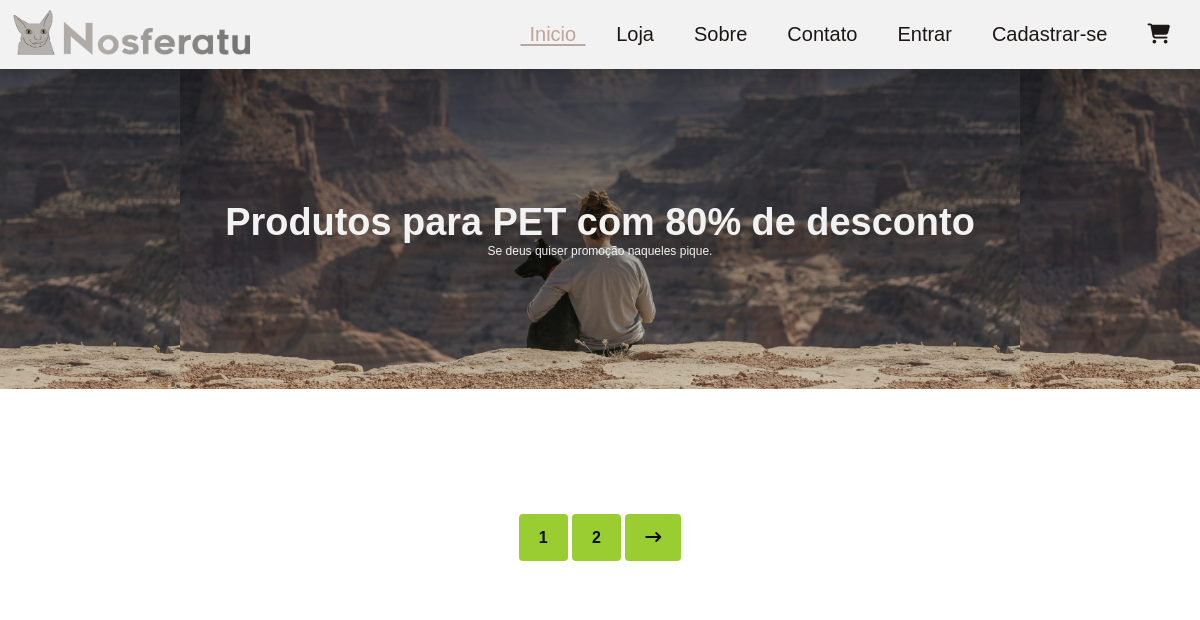
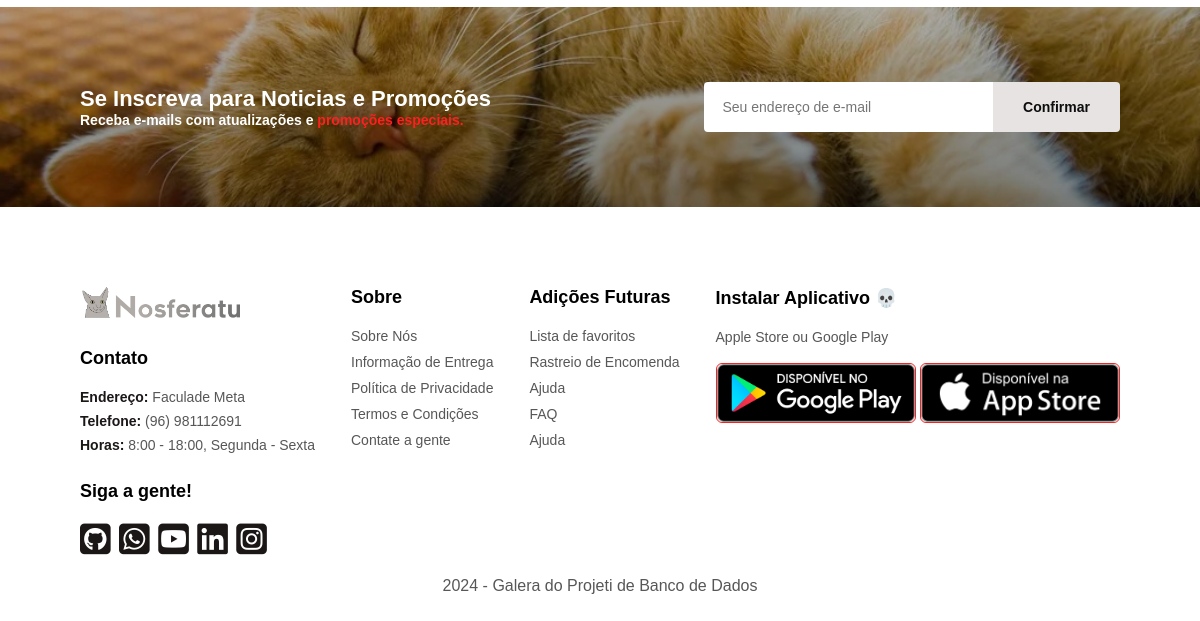
The app's page /shop, older data (2 pictures, top to bottom).
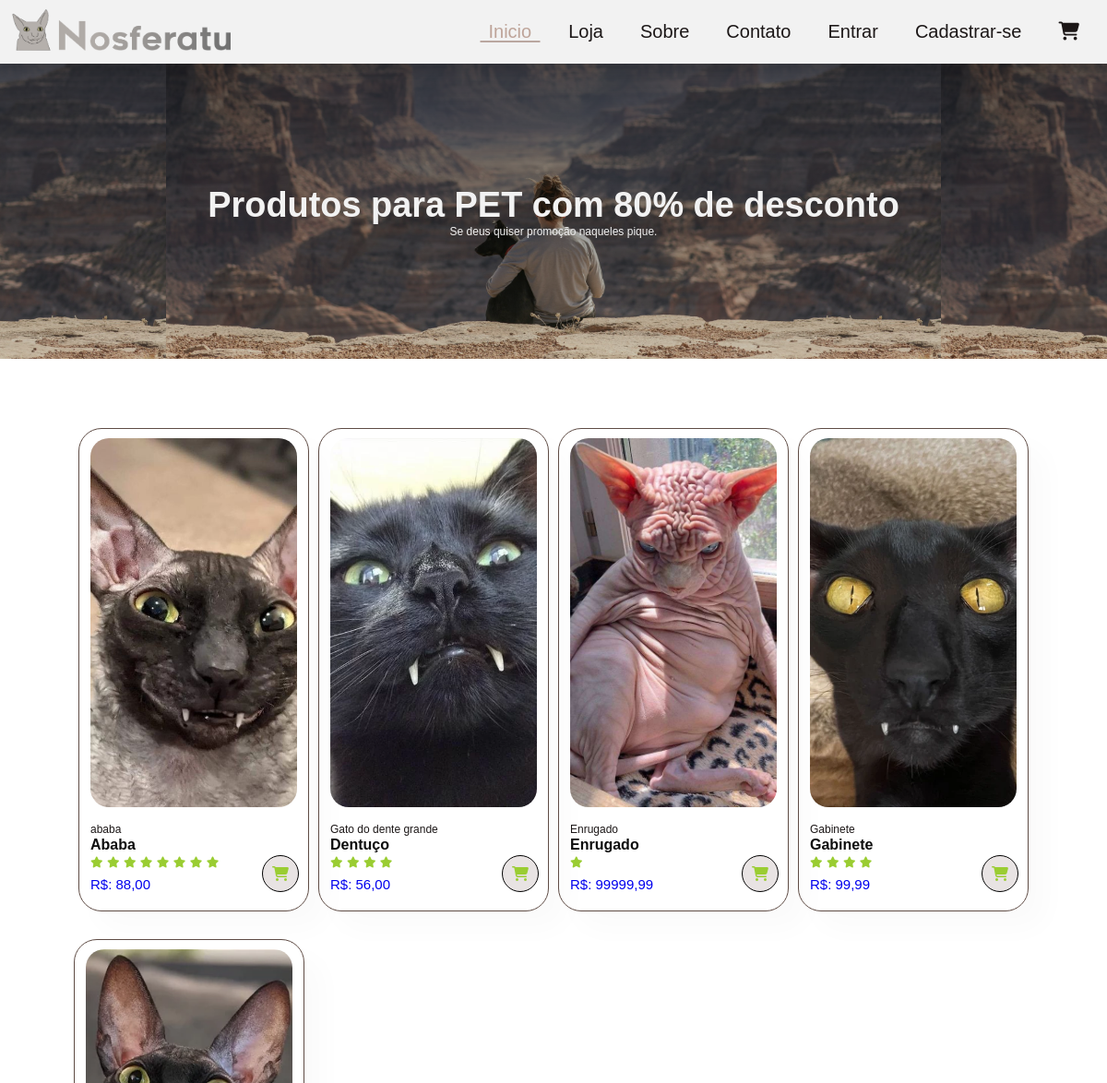
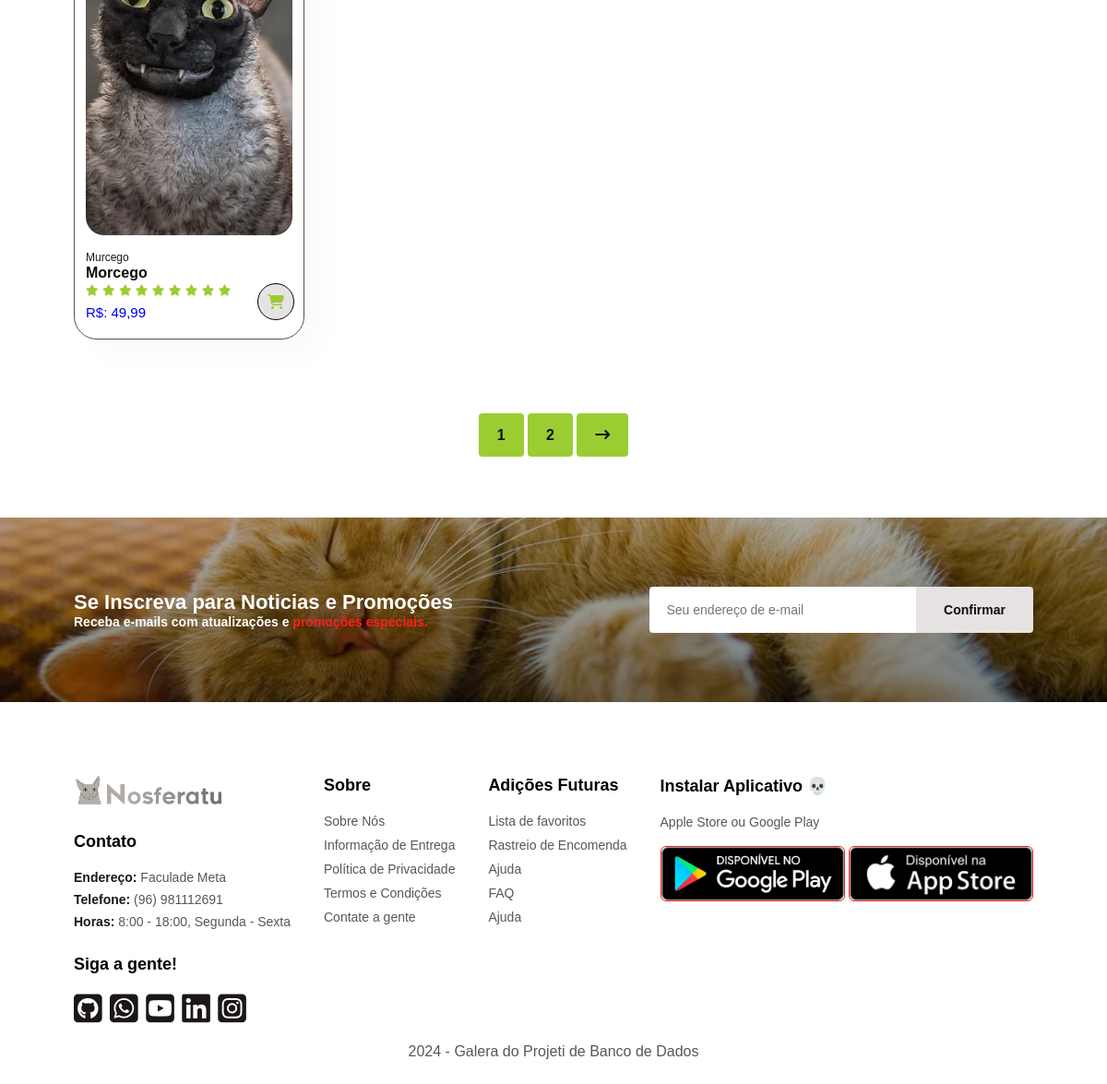
The same page, newer data (2 pictures, top to bottom).
### loja/models.py (models this page shows)
class Produto(models.Model):
    nome = models.CharField(max_length=255, blank=False, null=False, default="Produto sem nome")
    descricao = models.CharField(max_length=2048, blank=False, null=False, default="")
    mini_descricao = models.CharField(max_length=255, blank=False, null=False, default="")
    preco = models.DecimalField(max_digits=11, decimal_places=2, blank=False, null=False, default=0.0)
    estoque = models.IntegerField(blank=False, null=False, default=0)
    peso = models.DecimalField(max_digits=11, decimal_places=2, blank=False, null=False, default=0.0)
    cod_barras = models.CharField(max_length=255, blank=False, null=False, default="000000000")
    desconto = models.DecimalField(max_digits=5, decimal_places=2, blank=False, null=False, default=0.0)
    avaliacao = models.IntegerField(blank=False, null=False, default=0)
    url_imagem = models.CharField(max_length=255, blank=False, null=False, default="")
    def range_avaliacao(self):
        return range(0, self.avaliacao)
    def __str__(self):
        return f"Produto: {self.nome}"

### loja/views.py (the view)
# urls.py: path("shop", views.shop, name="shop"),
def shop(request: HttpRequest):
    produtos = Produto.objects.all().order_by("nome")
    print("Produtos encontrados:", produtos)
    return render(request, "loja/shop.html", {"produtos": produtos})

### loja/templates/loja/shop.html (shortened to what this page needs)
{% load static %}
<!DOCTYPE html>
<html lang="en">
    <head>
        <link href="{% static 'loja/styles.css'%}" rel="stylesheet">
        <link rel="stylesheet" href="https://cdnjs.cloudflare.com/ajax/libs/font-awesome/6.5.2/css/all.min.css">
        <link href="https://fonts.cdnfonts.com/css/renogare" rel="stylesheet">
    </head>
    <body>
        {% include 'loja/snippets/header.html' %}
        <section id="page-header">
            <h3>Produtos para PET com 80% de desconto</h3>
            <p>Se deus quiser promoção naqueles pique.</p>
        </section>
        <section id="product1" class="section-p1">
            <div class="pro-container">
                {% for produto in produtos %}
                {% include 'loja/snippets/caixa_produto.html' with produto=produto %}
                {% endfor %}
            </div>
        </section>
        <section id="pagination" class="section-p1">
            <a href="#">1</a>
            <a href="#">2</a>
            <a href="#"><i class="fa fa-long-arrow-right"></i></a>
        </section>
        {% include 'loja/snippets/newsletter.html' %}
        {% include 'loja/snippets/footer.html' %}
    </body>
</html>

### loja/templates/loja/snippets/header.html
{% load static %}
<section id="header">
    <a href="/"><img style=" width: 30vh;" src="{% static 'loja/img/icon/Nosferatulogog4.png'%}" alt="gato lindao"></a>
    <div>
        <ul id="navbar">
            <li> <a class="active" href="/">Inicio</a></li>
            <li> <a href="/shop">Loja</a></li>
            <li> <a href="/about">Sobre</a></li>
            <li> <a href="/contact">Contato</a></li>
            <li> <a href="/login">Entrar</a></li>
            <li> <a href="/signin">Cadastrar-se</a></li>
            <li> <a href="/cart"><i class="fa-solid fa-cart-shopping"></i></a></li>
        </ul>
    </div>
</section>

### loja/templates/loja/snippets/caixa_produto.html
<a href="/produto/{{ produto.id }}">
    <div class="pro">
        <img src={{ produto.url_imagem }} alt="">
        <div class="des">
            <span>{{ produto.mini_descricao }}</span>
            <h5>{{ produto.nome }}</h5>
            <div class="star">
                {% for i in produto.range_avaliacao %}
                <i class="fas fa-star"></i>
                {% endfor %}
            </div>
            <h4>R$: {{ produto.preco }}</h4>
        </div>
        <a class="cart" href="#"><i class="fa fa-shopping-cart"></i></a>
    </div>
</a>

### loja/templates/loja/snippets/newsletter.html
<section id="newsletter" class="section-p1 section-m1">
    <div class="newstext">
        <h4>Se Inscreva para Noticias e Promoções</h4>
        <p>Receba e-mails com atualizações e <span>promoções especiais.</span></p>
    </div>
    <div class="form">
        <input type="email" placeholder="Seu endereço de e-mail">
        <button class="normal">Confirmar</button>
    </div>
</section>

### loja/templates/loja/snippets/footer.html
{% load static %}
<footer class="section-p1">
    <div class="col">
        <img class="logo" src="{% static 'loja/img/icon/Nosferatulogog4.png'%}" alt="Logo">
        <h4>Contato</h4>
        <p><strong>Endereço: </strong>Faculade Meta</p>
        <p><strong>Telefone: </strong>(96) 981112691</p>
        <p><strong>Horas: </strong>8:00 - 18:00, Segunda - Sexta</p>
        <div class="follow">
            <h4>Siga a gente!</h4>
            <div class="icon">
                <a href="https://github.com/naveganth/Projeto-Banco-de-Dados"><i class="fa-brands fa-square-github"></i></a>
                <i class="fa-brands fa-square-whatsapp"></i>
                <i class="fa-brands fa-square-youtube"></i>
                <i class="fa-brands fa-linkedin"></i>
                <i class="fa-brands fa-square-instagram"></i>
            </div>
        </div>
    </div>
    <div class="col">
        <h4>Sobre</h4>
        <a href="#">Sobre Nós</a>
        <a href="#">Informação de Entrega</a>
        <a href="#">Política de Privacidade</a>
        <a href="#">Termos e Condições</a>
        <a href="#">Contate a gente</a>
    </div>
    <div class="col">
        <h4>Adições Futuras</h4>
        <a href="#">Lista de favoritos</a>
        <a href="#">Rastreio de Encomenda</a>
        <a href="#">Ajuda</a>
        <a href="#">FAQ</a>
        <a href="#">Ajuda</a>
    </div>
    <div class="install">
        <h4>Instalar Aplicativo 💀</h4>
        <p>Apple Store ou Google Play </p>
        <div class="row">
            <img src="{% static 'loja/img/footer/googleplay.png'%}" alt="">
            <img src="{% static 'loja/img/footer/appstore.png'%}" alt="">
        </div>
    </div>
    <div class="copyright">
        <p>2024 - Galera do Projeti de Banco de Dados</p>
    </div>
</footer>

Row changes from the older to the newer data that the page shows:
added Produto: url_imagem (picture), mini_descricao "ababa", nome "Ababa", avaliacao 8 (drawn), preco "88,00"
added Produto: url_imagem (picture), mini_descricao "Gato do dente grande", nome "Dentuço", avaliacao 4 (drawn), preco "56,00"
added Produto: url_imagem (picture), mini_descricao "Enrugado", nome "Enrugado", avaliacao 1 (drawn), preco "99999,99"
added Produto: url_imagem (picture), mini_descricao "Gabinete", nome "Gabinete", avaliacao 4 (drawn), preco "99,99"
added Produto: url_imagem (picture), mini_descricao "Murcego", nome "Morcego", avaliacao 9 (drawn), preco "49,99"
